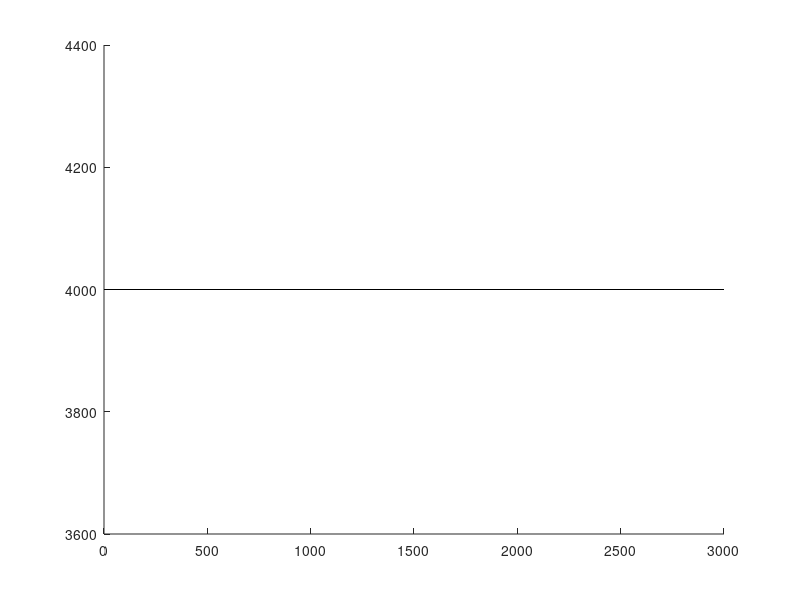

Reproduce this figure in MATLAB.
hold on
lx=[0 3000];
ly=[0 10000];
lz=[1800 2600];
C=4000;
x=lx(1):10:lx(2);
y=ly(1):10:ly(2);
z=lz(1):1:lz(2);
%
[X,Z]=meshgrid(x,z);
%
Y=0*X+C;
%
surf(X,Y,Z)
%